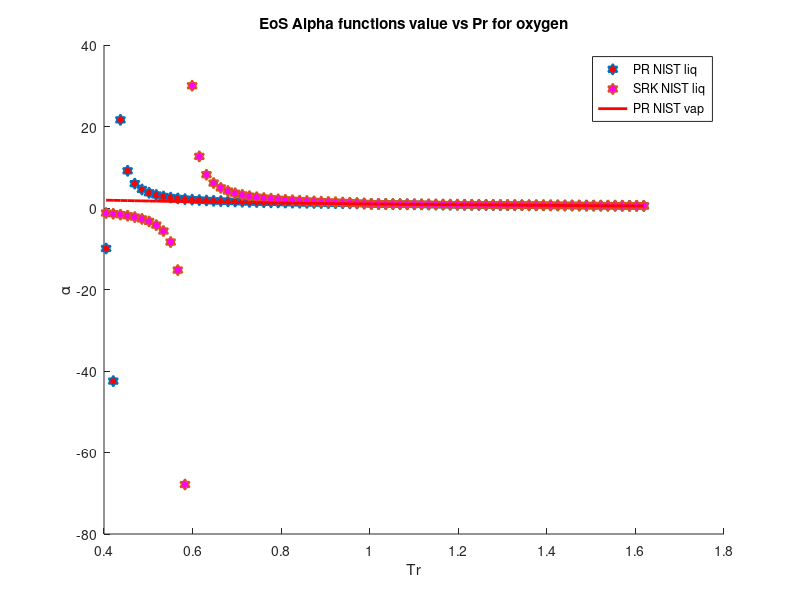

MATLAB code for this plot:
clear 
clc
load decane_sat_data1.mat
%alpha PR & SRK for CO2
omega = 0.489; %Acentric factor
Tc = 617.7; %K
Pc = 2120000; %Pa
R = 8.31446 %J/K*mol
Zc = 0.247;
b1 = 0.07780*(R*Tc/Pc);
a1 = 0.45724*(((R^2)*(Tc^2))/Pc);
b2 = 0.08664*(R*Tc/Pc);
a2 = 0.42747*(((R^2)*(Tc^2))/Pc);
omega_c = 1-3*Zc;
omega_b = 0.08446114781;
omega_a = 3*Zc^2+3*(1-2*Zc)*omega_b+omega_b^2+1-3*Zc;
a3 = omega_a*(((R^2)*(Tc^2))/Pc);
b3 = omega_b*(R*Tc/Pc);
c3 = omega_c*(R*Tc/Pc);
T = 250; %k
M = 142.29/1000; %kg/mol
S1=0.37464+1.54226*omega-0.26992*omega^2;
S2=0.48508+1.55171*omega-0.176*omega^2;

for i = 1:1:76
   Pr = P/Pc; 
   Tr = T/Tc;
   Tr_list(i)=Tr;
   Vm_liq(i) = M/rho_liq(i);
%    Vm_vap(i) = M/rho_vap(i);
   alpha_PT_liq(i) = ((R*T)/(Vm_liq(i)-b3)-P(i))*((Vm_liq(i)^2+b3*Vm_liq(i)+c3*Vm_liq(i)-c3*b3)/a3);
%    alpha_PT_vap(i) = ((R*T)/(Vm_vap(i)-b3)-P(i))*((Vm_vap(i)^2+b3*Vm_vap(i)+c3*Vm_vap(i)-c3*b3)/a3);
   alpha_PR_liq(i) = ((R*T)/(Vm_liq(i)-b1)-P(i))*((Vm_liq(i)^2+2*b1*Vm_liq(i)-b1^2)/a1)
   alpha_SRK_liq(i) = ((R*T)/(Vm_liq(i)-b2)-P(i))*((Vm_liq(i)^2+b2*Vm_liq(i))/a2);
%    alpha_PR_vap(i) = ((R*T)/(Vm_vap(i)-b1)-P(i))*((Vm_vap(i)^2+2*b1*Vm_vap(i)-b1^2)/a1);
%    alpha_SRK_vap(i) = ((R*T)/(Vm_vap(i)-b2)-P(i))*((Vm_vap(i)^2+b2*Vm_vap(i))/a2);
   alpha_soave_PR(i) =(1+S1*(1-sqrt(Tr)))^2;
   alpha_soave_SRK(i) =(1+S2*(1-sqrt(Tr)))^2;
   alpha_Gasem(i) = exp((1.943+0.926*Tr)*(1-(Tr)^0.1441));
%    alpha_twu(i) = (Tr)^(0.081043)*exp(0.915696*(1-(Tr)^(2.61622)));
   Temp(i)=T;
   T = T+10;
end
hold on

 plot(Tr_list,alpha_PR_liq,'h','MarkerSize',8,'MarkerFaceColor','r','LineWidth',1.2)
 %plot(Tr_list,alpha_PT_liq,'h','MarkerSize',8,'MarkerFaceColor','g','LineWidth',1.2)
 plot(Tr_list,alpha_SRK_liq,'h','MarkerSize',8,'MarkerFaceColor','m','LineWidth',1.2)
%  plot(Tr_list,alpha_PR_vap,'^','MarkerSize',8,'MarkerFaceColor','r','LineWidth',1.2)
 %plot(Tr_list,alpha_PT_vap,'^','MarkerSize',8,'MarkerFaceColor','g','LineWidth',1.2)
%  plot(Tr_list,alpha_SRK_vap,'^','MarkerSize',8,'MarkerFaceColor','m','LineWidth',1.2)
 plot(Tr_list,alpha_soave_PR,'r','LineWidth',2)
% plot(Tr_list,alpha_soave_SRK,'g','LineWidth',2)
% plot(Tr_list,alpha_Gasem,'b','LineWidth',2)

hold off
legend('PR NIST liq','SRK NIST liq','PR NIST vap','SRK NIST vap','Soave PR')
xlabel('Tr')
ylabel('\alpha')
title('EoS Alpha functions value vs Pr for oxygen')
% axis([0.6,1,0.8,2.4])
